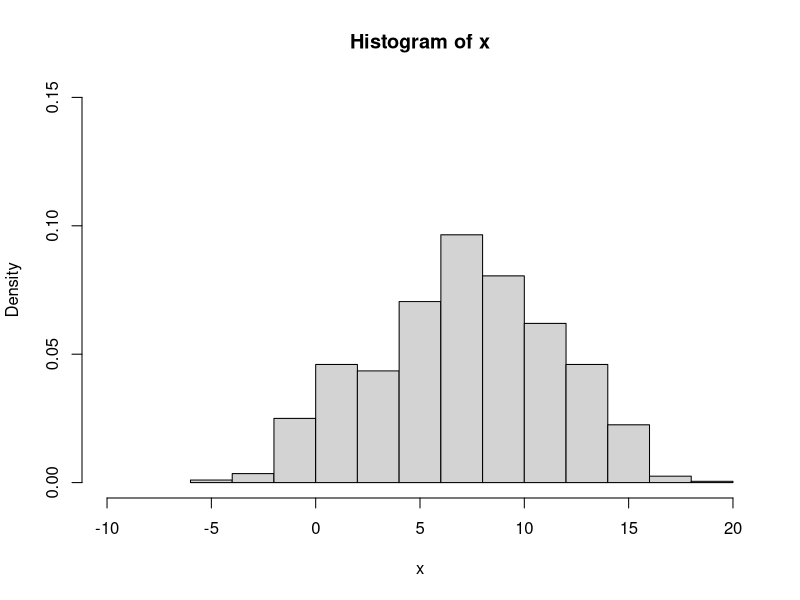

Recreate this plot in R.
#### 题目一 ####
# 生成数据
n <- 1000
x1 <- rnorm(n, 1, 2)
x2 <- rnorm(n, 12, 2)
x3 <- rnorm(n, 7 , 2)
u <- runif(n)
k1 <- as.integer(u <0.2) #vector of 0’s and 1’s
k2 <- as.integer(u>=0.2 & u<=0.5)
x <- k1 * x1 + k2 * x2 + (1-k1-k2)*x3#the mixture
hist(x, prob=TRUE, xlim=c(-10,20), ylim=c(0,0.15))

em_mixnorm <- function(x,seed=520){
set.seed(seed)
# 真实概率(0.2,0.3,0.5)
# 初始化
alpha10 <- 0.16
alpha20 <- 0.36
alpha30 <- 0.48
mu10 <- 1.2
mu20 <- 11.6
mu30 <- 6.8
sigma0 <- 2.3
para <- c(alpha10,alpha20,alpha30,mu10,mu20,mu30,sigma0)
tol <- 1e-8
para.old <- para+1
for (j in 1:1000) {
  vp10<-(para[1]*dnorm(x,para[4],para[7]))/(para[1]*dnorm(x,para[4],para[7])
                                            +para[2]*dnorm(x,para[5],para[7])
                                            +para[3]*dnorm(x,para[6],para[7]))
  vp20<-(para[2]*dnorm(x,para[5],para[7]))/(para[1]*dnorm(x,para[4],para[7])
                                            +para[2]*dnorm(x,para[5],para[7])
                                            +para[3]*dnorm(x,para[6],para[7]))
  vp30<-(para[3]*dnorm(x,para[6],para[7]))/(para[1]*dnorm(x,para[4],para[7])
                                             +para[2]*dnorm(x,para[5],para[7])
                                             +para[3]*dnorm(x,para[6],para[7]))
  
  phi1<-sum(vp10)
  phi2<-sum(vp20)
  phi3 <- sum(vp30)
  alpha11<-phi1/n
  alpha21<-phi2/n
  alpha31 <- phi3/n
  phix1<-sum(x*vp10)
  mu11<-phix1/phi1
  phix2<-sum(x*vp20)
  mu21<-phix2/phi2
  phix3 <- sum(x*vp30)
  mu31<-phix3/phi3
  
  phixmu1<-sum((x-mu11)^2*vp10)
  phixmu2<-sum((x-mu21)^2*vp20)
  phixmu3 <- sum((x-mu31)^2*vp30)
  sigma1 <- sqrt(sum(phixmu1,phixmu2,phixmu3)/sum(phi1,phi2,phi3))
  
  para<-c(alpha11,alpha21,alpha31,mu11,mu21,mu31,sigma1)
  
  if (sqrt(sum((para-para.old)^2))/sqrt(sum(para.old^2))<tol) break
  para.old<-para
  
}

data.frame(estimate=para,iter=j,tol=tol)
}

# bootstrap 估计标准差
B <- 200 #number of replicates
N <- length(x) #sample size
R <- matrix(0,nrow = B,ncol = 7) #storage for replicates
#bootstrap estimate of standard error of R
for (b in 1:B) {
  #randomly select the indices
  i <- sample(1:N, size = N, replace = TRUE)
 
   x <- x[i]
  result <- em_mixnorm(x)
  for (j in 1:7)R[b,j] <- result[j,1]
}
# 输出标准差的估计
print(em_mixnorm(x))
print(round(apply(R, 2, sd),3))


#### 题目二 ####
n <- 300
m <- 200
r <- 80
theta <- 1/3
t <- 1.5 # t的生成要根据r/m和theta决定的分位数函数
y <- rexp(n,theta)
theta0 <- 1
for (j in 1:3000) {
  ht <- exp(-t*theta0)/(1-exp(-t*theta0))
  theta1 <- (n+m)/(sum(y)+(m-r)*(t+1/theta0)+r*(1/theta0-t*ht)) #迭代公式
  theta0 <- theta1
}
print(theta0)
